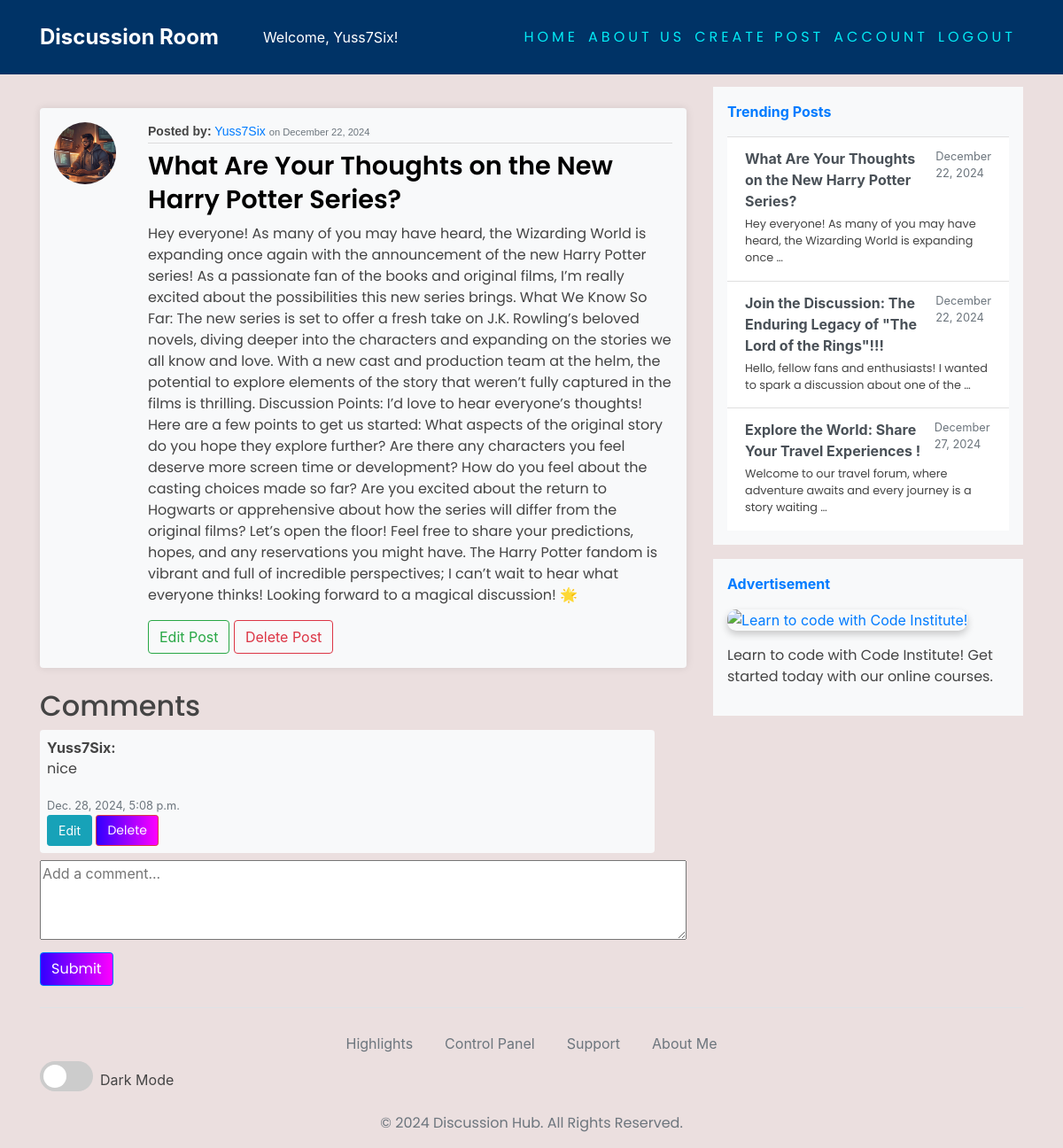
Page /post/2/ (signed in) on the committed database.
### blog/models.py (models this page shows, shortened)
class Post(models.Model):
    title = models.CharField(max_length=200)
    content = models.TextField()
    date_posted = models.DateTimeField(default=timezone.now)
    author = models.ForeignKey(User, on_delete=models.CASCADE)

class Comment(models.Model):
    post = models.ForeignKey(Post, related_name='comments', on_delete=models.CASCADE)
    author = models.ForeignKey(User, on_delete=models.CASCADE)
    content = models.TextField()
    created_at = models.DateTimeField(auto_now_add=True)

### users/models.py (models this page shows, shortened)
class Account(models.Model):
    user = models.OneToOneField(User, on_delete=models.CASCADE)
    avatar = models.ImageField(default='default.jpg', upload_to='images/')

### blog/views.py (the view)
# urls.py: path('post/<int:pk>/', PostDetailView.as_view(), name="blog-detail"),
class PostDetailView(LoginRequiredMixin, DetailView):
    model = Post
    template_name = 'blog/post_detail.html'
    context_object_name = 'post'
    def get_context_data(self, **kwargs):
        context = super().get_context_data(**kwargs)
        context['comments'] = self.object.comments.all()
        context['trending_posts'] = Post.objects.order_by('?')[:5] # Include trending posts
        context['comment_form'] = CommentForm()
        return context
    def post(self, request, *args, **kwargs):
        self.object = self.get_object()
        form = CommentForm(request.POST)
        if form.is_valid():
            comment = form.save(commit=False)
            comment.post = self.object
            comment.author = request.user
            comment.save()
            messages.success(request, 'Your comment has been added!')
            return redirect('blog-detail', pk=self.object.id)
        context = self.get_context_data()
        context['comment_form'] = form
        return self.render_to_response(context)

### blog/forms.py
class CommentForm(forms.ModelForm):
    class Meta:
        model = Comment
        fields = ['content']
        widgets = {
            'content': forms.Textarea(attrs={'placeholder': 'Add a comment...', 'rows': 4}),
        }

### blog/templates/blog/post_detail.html (shortened to what this page needs)
{% extends 'base.html' %}
{% block content %}
<article class="media content-section my-4 p-3 bg-light rounded shadow-sm">
    <img class="rounded-circle article-img" src="{{ object.author.account.avatar.url }}" alt="Author's Profile Picture">
    <div class="media-body ml-3">
        <div class="article-metadata">
            <strong>Posted by:</strong>
            <a class="author-link" href="#">{{ object.author.username }}</a>
            <small class="text-muted">on {{ object.date_posted|date:"F j, Y" }}</small>
        </div>
        <h2>
            <a class="article-title" href="{% url 'blog-detail' object.id %}">{{ object.title }}</a>
        </h2>
        <p class="article-content">{{ object.content }}</p>
        {% if object.author == user %}
        <div class="action-buttons mt-3">
            <a class="btn btn-outline-success" href="{% url 'blog-update' object.id %}">Edit Post</a>
            <a class="btn btn-outline-danger" href="{% url 'blog-delete' object.id %}">Delete Post</a>
        </div>
        {% endif %}
    </div>
</article>
<h2 class="text-switch">Comments</h2>
<div id="comments-section">
    {% for comment in object.comments.all %}
    <div class="comment bg-light p-2 rounded my-2">
        <strong>{{ comment.author.username }}:</strong>
        <p>{{ comment.content }}</p>
        <small class="text-muted">{{ comment.created_at }}</small>
        {% if comment.author == user %}
        <div>
            <a href="{% url 'update-comment' comment.id %}" class="btn btn-info btn-sm">Edit</a>
            <form method="POST" action="{% url 'delete-comment' comment.id %}" style="display:inline;">
                <button type="submit" class="btn btn-danger btn-sm">Delete</button>
            </form>
        </div>
        {% endif %}
    </div>
    {% empty %}
    <p>No comments yet.</p>
    {% endfor %}
</div>
{% if user.is_authenticated %}
<form method="POST" action="{% url 'blog-detail' object.id %}">
    <textarea name="content" class="comment-textarea" placeholder="Add a comment..." required></textarea>
    <button type="submit" class="btn btn-primary mt-2">Submit</button>
</form>
{% else %}
<p>You must be logged in to leave a comment.</p>
{% endif %}
{% endblock content %}

### templates/base.html (shortened to what this page needs)
{% load static %}
<!DOCTYPE html>
<html>
<head>
    <link rel="stylesheet" href="https://cdnjs.cloudflare.com/ajax/libs/font-awesome/5.15.4/css/all.min.css">
    <link rel="stylesheet" href="https://maxcdn.bootstrapcdn.com/bootstrap/4.0.0/css/bootstrap.min.css"
>
    <link rel="stylesheet" href="{% static 'css/head.css' %}">
</head>
<body>
    <header class="site-header">
        <nav class="navbar navbar-expand-md navbar-dark fixed-top" style="background-color: #003366;">
            <div class="container">
                <div class="collapse navbar-collapse" id="navbarToggle">
                    <div class="d-flex w-100 align-items-center">
                        <div class="mr-auto d-flex align-items-center">
                            <a class="discussion-room" href="{% url 'welcome' %}">Discussion Room</a>
                            {% if user.is_authenticated %}
                            <div class="navbar-text" style="color: white; margin-left: 20px;">
                                Welcome, {{ request.user.username }}!
                            </div>
                            {% endif %}
                        </div>
                        <div class="navbar-nav">
                            <a class="nav-item nav-link" href="{% url 'welcome' %}" id="auth-links">
                                Home
                            </a>
                            <a class="nav-item nav-link" href="{% url 'about' %}" id="auth-links">
                                About Us
                            </a>
                            {% if user.is_authenticated %}
                            <a class="nav-item nav-link" href="{% url 'blog-new' %}" id="auth-links">
                                Create Post
                            </a>
                            <a class="nav-item nav-link" href="{% url 'account' %}" id="auth-links">
                                Account
                            </a>
                            <a class="nav-item nav-link" href="{% url 'logout' %}" id="auth-links">
                                Logout
                            </a>
                            {% endif %}
                        </div>
                    </div>
                </div>
        </nav>
    </header>
    <main role="main" class="container">
        <div class="row">
            <div class="col-md-8">
            </div>
            <div class="col-md-8">
                {% block content %}{% endblock %}
            </div>
            {% if request.path == '/' or 'post/' in request.path %}
            <div class="col-md-4">
                <div class="content-sectionw">
                    <div class="d-flex flex-column align-items-start bg-light p-3">
                        <a id="latest-gist" style="text-decoration: none;" href="#"
                            class="d-flex align-items-center mb-3 text-primary">
                            <span class="fs-5 font-weight-bold">Trending Posts</span>
                        </a>
                        <div class="list-group list-group-flush">
                            {% for post in trending_posts %}
                            <a href="{% url 'blog-detail' post.id %}" class="list-group-item list-group-item-action">
                                <div class="d-flex justify-content-between">
                                    <strong class="mb-1">{{ post.title }}</strong>
                                    <small class="text-muted">{{ post.date_posted|date:"F d, Y" }}</small>
                                </div>
                                <p class="mb-1 small">{{ post.content|truncatewords:15 }}</p>
                            </a>
                            {% empty %}
                            <p class="text-muted">No trending posts available.</p>
                            {% endfor %}
                        </div>
                    </div>
                </div>
                <div class="content-sectionw mt-3">
                    <div class="d-flex flex-column align-items-start bg-light p-3">
                        <a id="latest-gist" style="text-decoration: none;" href="#"
                            class="d-flex align-items-center mb-3 text-primary">
                            <span class="fs-5 font-weight-bold">Advertisement</span>
                        </a>
                        <div class="list-group list-group-flush">
                            <a href="https://codeinstitute.net" target="_blank">
                                <img src="https://fitefuaite.com/wp-content/uploads/2020/05/code-institute.png"
                                    alt="Learn to code with Code Institute!"
                                    style="width: 100%; height: auto; border-radius: 10px; box-shadow: 0 4px 8px rgba(0, 0, 0, 0.2);">
                            </a>
                            <div class="mt-3">
                                <p>
                                    <a href="https://codeinstitute.net" target="_blank"
                                        style="color: inherit; text-decoration: none;">
                                        Learn to code with Code Institute! Get started today with our online courses.
                                    </a>
                                </p>
                            </div>
                        </div>
                    </div>
                </div>
                {% endif %}
    </main>
    <footer class="mt-4">
        <div class="container">
            <nav class="nav justify-content-center border-top" style="padding-top: 20px;">
                <div class="nav-item" style="margin-right: 20px;">
                    <a href="/highlights/" class="nav-link px-2 text-secondary">Highlights</a>
                </div>
                <div class="nav-item" style="margin-right: 20px;">
                    <a href="/admin/" class="nav-link px-2 text-secondary">Control Panel</a>
                </div>
                <div class="nav-item" style="margin-right: 20px;">
                    <a href="/support-and-collaboration/" class="nav-link px-2 text-secondary">Support</a>
                </div>
                <div class="nav-item">
                    <a href="/about-me/" class="nav-link px-2 text-secondary">About Me</a>
                </div>
            </nav>
            <div class="toggle-switch">
                <label class="switch">
                    <span class="slider round"></span>
                </label>
                <span id="theme-label" style="margin-left: 8px;">Dark Mode</span>
            </div>
            <p class="text-center text-secondary mt-3">&copy; 2024 Discussion Hub. All Rights Reserved.</p>
        </div>
    </footer>
</body>
</html>

### static/css/head.css (style rules this page uses)
body { background-color: rgb(235, 223, 223); color: #444444; margin-top: 5rem; background-size: contain; transition: background-color 0.5s, color 0.5s; background-repeat: no-repeat; }
h1, h2, h3, h4, h5, h6, p { color: #444444; font-family: 'Poppins', sans-serif; }
.site-header .navbar-nav .nav-link { color: #d1e7dd; }
.content-section { background: #fefefe; padding: 15px 25px; border-radius: 12px; margin-bottom: 20px; box-shadow: 0 0 10px rgba(0, 0, 0, 0.1); }
.article-title { color: #000000; font-weight: 600; font-size: 1.8rem; }
.article-content { white-space: normal; }
.article-img { height: 70px; width: 70px; margin-right: 20px; }
.article-metadata { font-family: 'Arial', sans-serif; margin-bottom: 5px; font-size: 14px; border-bottom: 1px solid #dcdcdc; padding-bottom: 2px; }
#auth-links { font-family: 'Poppins', sans-serif; position: relative; display: inline-block; padding: 12px 3px; margin: 10px 0; color: #03e9f4; text-decoration: none; text-transform: uppercase; transition: 0.5s; letter-spacing: 4px; margin-right: 5px; }
#auth-links:after { content: ""; position: absolute; left: 0; bottom: -2px; width: 100%; height: 2px; background: #03e9f4; transform: scaleX(0); transition: transform 0.3s ease; }
button { font-family: 'Poppins', sans-serif; border: 1px solid transparent; outline: 0; display: inline-block; padding: 10px; color: white; background-color: #343a40; text-align: center; cursor: pointer; width: 100%; font-size: 18px; transition: background-color 0.3s, transform 0.2s; background: linear-gradient(270deg, rgba(255, 0, 255, 1) 0%, rgba(50, 0, 255, 1) 100%); }
.discussion-room { color: white; font-weight: bold; font-size: 24px; margin-right: 30px; }
.comment-textarea { width: 100%; height: 100px; resize: vertical; }
.btn { width: auto; padding: .375rem .75rem; }
.comment { max-width: 95%; word-wrap: break-word; }
.comment-textarea { width: 100%; height: 90px; resize: vertical; }
.discussion-room { position: relative; color: white; font-weight: bold; font-size: 24px; transition: color 0.3s; }
.discussion-room:after { content: ""; position: absolute; left: 0; bottom: -2px; width: 100%; height: 2px; background: #03e9f4; transform: scaleX(0); transition: transform 0.3s; }
.row { display: flex; justify-content: center; }
.col-md-8 { flex: 0 0 auto; }
.toggle-switch { display: flex; align-items: center; }
.switch { position: relative; display: inline-block; width: 60px; height: 34px; }
.slider { position: absolute; cursor: pointer; top: 0; left: 0; right: 0; bottom: 0; background-color: #ccc; transition: .4s; border-radius: 34px; }
.slider:before { position: absolute; content: ""; height: 26px; width: 26px; left: 4px; bottom: 4px; background-color: white; transition: .4s; border-radius: 50%; }

### rows in the picture
Post: author.account.avatar (picture), author.username "Yuss7Six", date_posted "December 22, 2024", title "What Are Your Thoughts on the New Harry Potter Series?", content "Hey everyone! As many of you may have heard, the Wizarding World is expanding once again with the announcement of the new Harry Potter series! As a passionate fan of the books and original films, I’m really excited about the possibilities this new series brings. What We Know So Far: The new series is set to offer a fresh take on J.K. Rowling’s beloved novels, diving deeper into the characters and expanding on the stories we all know and love. With a new cast and production team at the helm, the potential to explore elements of the story that weren’t fully captured in the films is thrilling. Discussion Points: I’d love to hear everyone’s thoughts! Here are a few points to get us started:…", content "Hey everyone! As many of you may have heard, the Wizarding World is expanding once …"
Comment: author.username "Yuss7Six", content "nice", created_at "Dec. 28, 2024, 5:08 p.m.", shows "Edit"
Post: title "Join the Discussion: The Enduring Legacy of \"The Lord of the Rings\"!!!", date_posted "December 22, 2024", content "Hello, fellow fans and enthusiasts! I wanted to spark a discussion about one of the …"
Post: title "Explore the World: Share Your Travel Experiences !", date_posted "December 27, 2024", content "Welcome to our travel forum, where adventure awaits and every journey is a story waiting …"

### other values in the picture
{{ request.user.username }} "Yuss7Six"
